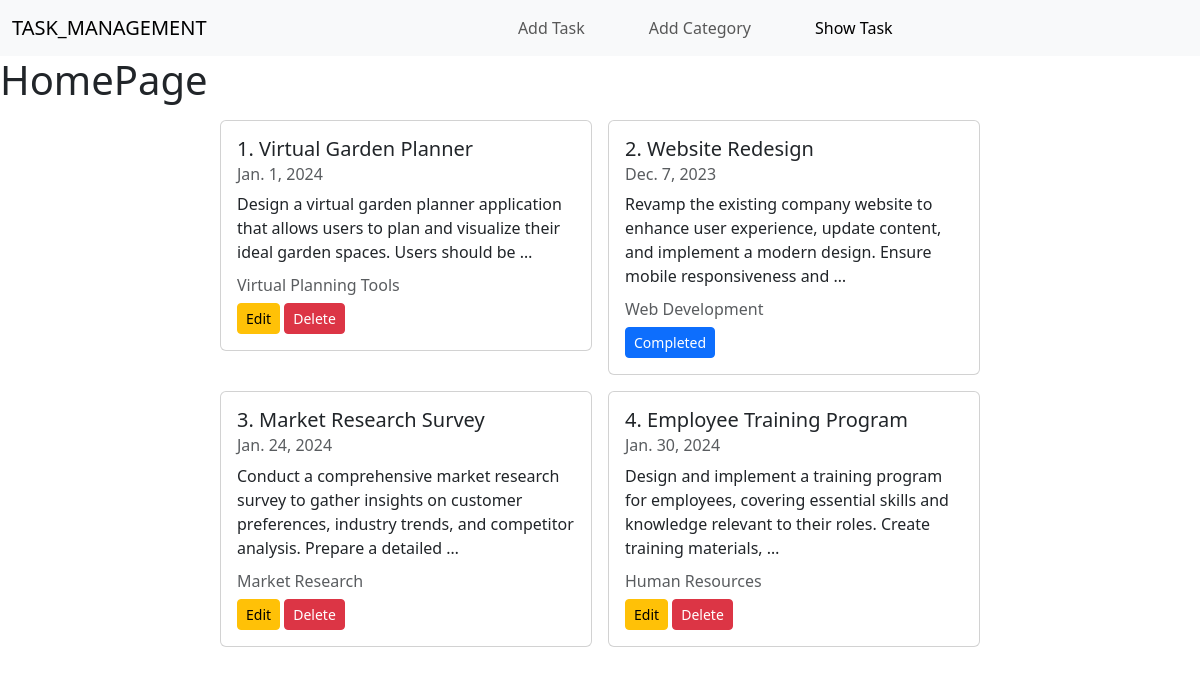
The page / on the database its author committed.
### task/models.py (models this page shows, shortened)
class Task(models.Model):
    task_title = models.CharField(max_length=100)
    task_description = models.TextField()
    is_completed = models.BooleanField(default=False)
    task_assign_date = models.DateField()
    categories = models.ManyToManyField(Category)

### category/models.py (models this page shows, shortened)
class Category(models.Model):
    category_name = models.CharField(max_length=50)

### task_project/views.py (the view)
# urls.py: 2. Add a URL to urlpatterns:  path('', views.home, name='home')
def home(request):
    data = Task.objects.all()
    return render(request, 'home.html', {'data' : data})

### templates/home.html
{% extends "base.html" %} {% block content %}
<h1>HomePage</h1>
<div class="container d-flex flex-wrap justify-content-center">
  {% for i in data %}
  <div class="col-sm-4 mx-2 my-2">
    <div class="card">
      <div class="card-body">
        <h5 class="card-title">{{i.id}}. {{i.task_title}}</h5>
        <h6 class="card-subtitle mb-2 text-body-secondary">
          {{i.task_assign_date}}
        </h6>
        <p class="card-text">{{i.task_description | truncatewords:20 }}</p>
        <h6 class="card-subtitle mb-2 text-body-secondary">
          {% for j in i.categories.all %} {{j.category_name}} {% endfor %}
        </h6>
        {% if i.is_completed %}
        <a href="" class="btn btn-primary btn-sm">Completed</a>
        {% else %}
        <a href="{% url 'edit_task' i.id %}" class="btn btn-warning btn-sm">Edit</a>
        <a href="{% url 'delete_task' i.id %}" class="btn btn-danger btn-sm">Delete</a>
        {% endif %}
      </div>
    </div>
  </div>
  {% endfor %}
</div>
{% endblock content %}

### templates/base.html (shortened to what this page needs)
<!DOCTYPE html>
<html lang="en">
  <head>
    <link
      rel="stylesheet"
      href="https://cdn.jsdelivr.net/npm/bootstrap@5.3.2/dist/css/bootstrap.min.css
" />
  </head>
  <body>
    <nav class="navbar navbar-expand-lg bg-body-tertiary">
      <div class="container-fluid">
        <a class="navbar-brand" href="#">TASK_MANAGEMENT</a>
        <div class="collapse navbar-collapse" id="navbarSupportedContent">
          <ul class="navbar-nav mx-auto gap-lg-5 mb-2 mb-lg-0">
            <li class="nav-item">
              <a class="nav-link" href="{% url 'add_task' %}">Add Task</a>
            </li>
            <li class="nav-item">
              <a class="nav-link" href="{% url 'add_category' %}">Add Category</a>
            <li class="nav-item">
              <a class="nav-link active" aria-current="page" href="{% url 'home' %}">Show Task</a>
            </li>
            </li>
          </ul>
        </div>
      </div>
    </nav>
    {% block content %}{% endblock content %}
  </body>
</html>

### rows shown on the page
Task: id "1", task_title "Virtual Garden Planner", task_assign_date "Jan. 1, 2024", task_description "Design a virtual garden planner application that allows users to plan and visualize their ideal garden spaces. Users should be …", is_completed "Edit"
Category: category_name "Virtual Planning Tools"
Task: id "2", task_title "Website Redesign", task_assign_date "Dec. 7, 2023", task_description "Revamp the existing company website to enhance user experience, update content, and implement a modern design. Ensure mobile responsiveness and …", is_completed "Completed"
Category: category_name "Web Development"
Task: id "3", task_title "Market Research Survey", task_assign_date "Jan. 24, 2024", task_description "Conduct a comprehensive market research survey to gather insights on customer preferences, industry trends, and competitor analysis. Prepare a detailed …", is_completed "Edit"
Category: category_name "Market Research"
Task: id "4", task_title "Employee Training Program", task_assign_date "Jan. 30, 2024", task_description "Design and implement a training program for employees, covering essential skills and knowledge relevant to their roles. Create training materials, …", is_completed "Edit"
Category: category_name "Human Resources"
